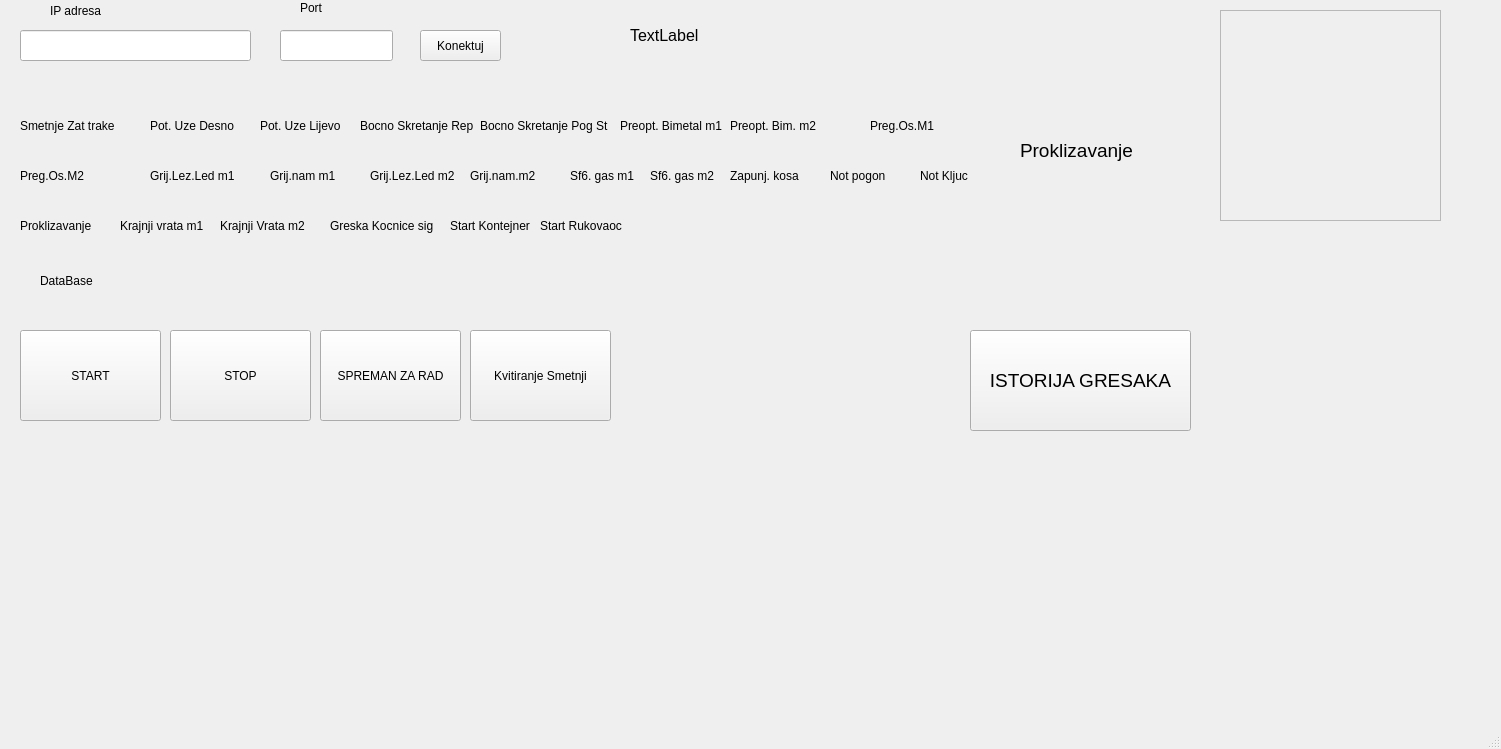
<?xml version="1.0" encoding="UTF-8"?>
<ui version="4.0">
 <class>MainWindow</class>
 <widget class="QMainWindow" name="MainWindow">
  <property name="geometry">
   <rect>
    <x>0</x>
    <y>0</y>
    <width>1501</width>
    <height>749</height>
   </rect>
  </property>
  <property name="windowTitle">
   <string>MainWindow</string>
  </property>
  <widget class="QWidget" name="centralwidget">
   <widget class="QLabel" name="label_3">
    <property name="geometry">
     <rect>
      <x>20</x>
      <y>100</y>
      <width>131</width>
      <height>51</height>
     </rect>
    </property>
    <property name="text">
     <string>Smetnje Zat trake</string>
    </property>
   </widget>
   <widget class="QLabel" name="label_4">
    <property name="geometry">
     <rect>
      <x>150</x>
      <y>100</y>
      <width>111</width>
      <height>51</height>
     </rect>
    </property>
    <property name="text">
     <string>Pot. Uze Desno</string>
    </property>
   </widget>
   <widget class="QLabel" name="label_5">
    <property name="geometry">
     <rect>
      <x>260</x>
      <y>100</y>
      <width>101</width>
      <height>51</height>
     </rect>
    </property>
    <property name="text">
     <string>Pot. Uze Lijevo</string>
    </property>
   </widget>
   <widget class="QLabel" name="label_6">
    <property name="geometry">
     <rect>
      <x>360</x>
      <y>100</y>
      <width>121</width>
      <height>51</height>
     </rect>
    </property>
    <property name="text">
     <string>Bocno Skretanje Rep</string>
    </property>
   </widget>
   <widget class="QLabel" name="label_7">
    <property name="geometry">
     <rect>
      <x>480</x>
      <y>100</y>
      <width>141</width>
      <height>51</height>
     </rect>
    </property>
    <property name="text">
     <string>Bocno Skretanje Pog St</string>
    </property>
   </widget>
   <widget class="QLabel" name="label_8">
    <property name="geometry">
     <rect>
      <x>620</x>
      <y>100</y>
      <width>121</width>
      <height>51</height>
     </rect>
    </property>
    <property name="text">
     <string>Preopt. Bimetal m1</string>
    </property>
   </widget>
   <widget class="QLabel" name="label_9">
    <property name="geometry">
     <rect>
      <x>730</x>
      <y>100</y>
      <width>141</width>
      <height>51</height>
     </rect>
    </property>
    <property name="text">
     <string>Preopt. Bim. m2</string>
    </property>
   </widget>
   <widget class="QLabel" name="label_10">
    <property name="geometry">
     <rect>
      <x>870</x>
      <y>100</y>
      <width>141</width>
      <height>51</height>
     </rect>
    </property>
    <property name="text">
     <string>Preg.Os.M1</string>
    </property>
   </widget>
   <widget class="QLabel" name="label_11">
    <property name="geometry">
     <rect>
      <x>20</x>
      <y>150</y>
      <width>131</width>
      <height>51</height>
     </rect>
    </property>
    <property name="text">
     <string>Preg.Os.M2</string>
    </property>
   </widget>
   <widget class="QLabel" name="label_12">
    <property name="geometry">
     <rect>
      <x>150</x>
      <y>150</y>
      <width>121</width>
      <height>51</height>
     </rect>
    </property>
    <property name="text">
     <string>Grij.Lez.Led m1</string>
    </property>
   </widget>
   <widget class="QLabel" name="label_13">
    <property name="geometry">
     <rect>
      <x>270</x>
      <y>150</y>
      <width>101</width>
      <height>51</height>
     </rect>
    </property>
    <property name="text">
     <string>Grij.nam m1</string>
    </property>
   </widget>
   <widget class="QLabel" name="label_14">
    <property name="geometry">
     <rect>
      <x>370</x>
      <y>150</y>
      <width>101</width>
      <height>51</height>
     </rect>
    </property>
    <property name="text">
     <string>Grij.Lez.Led m2</string>
    </property>
   </widget>
   <widget class="QLabel" name="label_15">
    <property name="geometry">
     <rect>
      <x>470</x>
      <y>150</y>
      <width>101</width>
      <height>51</height>
     </rect>
    </property>
    <property name="text">
     <string>Grij.nam.m2</string>
    </property>
   </widget>
   <widget class="QLabel" name="label_16">
    <property name="geometry">
     <rect>
      <x>570</x>
      <y>150</y>
      <width>81</width>
      <height>51</height>
     </rect>
    </property>
    <property name="text">
     <string>Sf6. gas m1</string>
    </property>
   </widget>
   <widget class="QLabel" name="label_17">
    <property name="geometry">
     <rect>
      <x>650</x>
      <y>150</y>
      <width>81</width>
      <height>51</height>
     </rect>
    </property>
    <property name="text">
     <string>Sf6. gas m2</string>
    </property>
   </widget>
   <widget class="QLabel" name="label_18">
    <property name="geometry">
     <rect>
      <x>730</x>
      <y>150</y>
      <width>101</width>
      <height>51</height>
     </rect>
    </property>
    <property name="text">
     <string>Zapunj. kosa</string>
    </property>
   </widget>
   <widget class="QLabel" name="label_19">
    <property name="geometry">
     <rect>
      <x>830</x>
      <y>150</y>
      <width>91</width>
      <height>51</height>
     </rect>
    </property>
    <property name="text">
     <string>Not pogon</string>
    </property>
   </widget>
   <widget class="QLabel" name="label_20">
    <property name="geometry">
     <rect>
      <x>920</x>
      <y>150</y>
      <width>91</width>
      <height>51</height>
     </rect>
    </property>
    <property name="text">
     <string>Not Kljuc</string>
    </property>
   </widget>
   <widget class="QLabel" name="label_21">
    <property name="geometry">
     <rect>
      <x>20</x>
      <y>200</y>
      <width>101</width>
      <height>51</height>
     </rect>
    </property>
    <property name="text">
     <string>Proklizavanje</string>
    </property>
   </widget>
   <widget class="QLabel" name="label_22">
    <property name="geometry">
     <rect>
      <x>120</x>
      <y>200</y>
      <width>101</width>
      <height>51</height>
     </rect>
    </property>
    <property name="text">
     <string>Krajnji vrata m1</string>
    </property>
   </widget>
   <widget class="QLabel" name="label_23">
    <property name="geometry">
     <rect>
      <x>220</x>
      <y>200</y>
      <width>111</width>
      <height>51</height>
     </rect>
    </property>
    <property name="text">
     <string>Krajnji Vrata m2</string>
    </property>
   </widget>
   <widget class="QLabel" name="label_24">
    <property name="geometry">
     <rect>
      <x>330</x>
      <y>200</y>
      <width>121</width>
      <height>51</height>
     </rect>
    </property>
    <property name="text">
     <string>Greska Kocnice sig</string>
    </property>
   </widget>
   <widget class="QLabel" name="label_25">
    <property name="geometry">
     <rect>
      <x>450</x>
      <y>200</y>
      <width>111</width>
      <height>51</height>
     </rect>
    </property>
    <property name="text">
     <string>Start Kontejner</string>
    </property>
   </widget>
   <widget class="QLabel" name="label_26">
    <property name="geometry">
     <rect>
      <x>540</x>
      <y>200</y>
      <width>91</width>
      <height>51</height>
     </rect>
    </property>
    <property name="text">
     <string>Start Rukovaoc</string>
    </property>
   </widget>
   <widget class="QPushButton" name="pushButton">
    <property name="geometry">
     <rect>
      <x>20</x>
      <y>330</y>
      <width>141</width>
      <height>91</height>
     </rect>
    </property>
    <property name="text">
     <string>START</string>
    </property>
   </widget>
   <widget class="QPushButton" name="pushButton_2">
    <property name="geometry">
     <rect>
      <x>170</x>
      <y>330</y>
      <width>141</width>
      <height>91</height>
     </rect>
    </property>
    <property name="text">
     <string>STOP</string>
    </property>
   </widget>
   <widget class="QPushButton" name="pushButton_3">
    <property name="geometry">
     <rect>
      <x>320</x>
      <y>330</y>
      <width>141</width>
      <height>91</height>
     </rect>
    </property>
    <property name="text">
     <string>SPREMAN ZA RAD</string>
    </property>
   </widget>
   <widget class="QPushButton" name="pushButton_4">
    <property name="geometry">
     <rect>
      <x>470</x>
      <y>330</y>
      <width>141</width>
      <height>91</height>
     </rect>
    </property>
    <property name="text">
     <string>Kvitiranje Smetnji</string>
    </property>
   </widget>
   <widget class="QLabel" name="label">
    <property name="geometry">
     <rect>
      <x>1020</x>
      <y>110</y>
      <width>201</width>
      <height>81</height>
     </rect>
    </property>
    <property name="font">
     <font>
      <pointsize>14</pointsize>
     </font>
    </property>
    <property name="text">
     <string>Proklizavanje</string>
    </property>
   </widget>
   <widget class="QLabel" name="label_2">
    <property name="geometry">
     <rect>
      <x>40</x>
      <y>260</y>
      <width>131</width>
      <height>41</height>
     </rect>
    </property>
    <property name="text">
     <string>DataBase</string>
    </property>
   </widget>
   <widget class="QPushButton" name="pushButton_5">
    <property name="geometry">
     <rect>
      <x>970</x>
      <y>330</y>
      <width>221</width>
      <height>101</height>
     </rect>
    </property>
    <property name="font">
     <font>
      <pointsize>14</pointsize>
     </font>
    </property>
    <property name="text">
     <string>ISTORIJA GRESAKA</string>
    </property>
   </widget>
   <widget class="QFrame" name="frame">
    <property name="geometry">
     <rect>
      <x>1220</x>
      <y>10</y>
      <width>221</width>
      <height>211</height>
     </rect>
    </property>
    <property name="frameShape">
     <enum>QFrame::StyledPanel</enum>
    </property>
    <property name="frameShadow">
     <enum>QFrame::Raised</enum>
    </property>
   </widget>
   <widget class="QLabel" name="label_27">
    <property name="geometry">
     <rect>
      <x>630</x>
      <y>20</y>
      <width>251</width>
      <height>31</height>
     </rect>
    </property>
    <property name="font">
     <font>
      <pointsize>12</pointsize>
     </font>
    </property>
    <property name="text">
     <string>TextLabel</string>
    </property>
   </widget>
   <widget class="QLineEdit" name="lineEdit">
    <property name="geometry">
     <rect>
      <x>20</x>
      <y>30</y>
      <width>231</width>
      <height>31</height>
     </rect>
    </property>
    <property name="font">
     <font>
      <pointsize>12</pointsize>
     </font>
    </property>
    <property name="text">
     <string/>
    </property>
   </widget>
   <widget class="QLineEdit" name="lineEdit_2">
    <property name="geometry">
     <rect>
      <x>280</x>
      <y>30</y>
      <width>113</width>
      <height>31</height>
     </rect>
    </property>
   </widget>
   <widget class="QPushButton" name="pushButton_6">
    <property name="geometry">
     <rect>
      <x>420</x>
      <y>30</y>
      <width>81</width>
      <height>31</height>
     </rect>
    </property>
    <property name="text">
     <string>Konektuj</string>
    </property>
   </widget>
   <widget class="QLabel" name="label_28">
    <property name="geometry">
     <rect>
      <x>50</x>
      <y>0</y>
      <width>101</width>
      <height>21</height>
     </rect>
    </property>
    <property name="text">
     <string>IP adresa</string>
    </property>
   </widget>
   <widget class="QLabel" name="label_29">
    <property name="geometry">
     <rect>
      <x>300</x>
      <y>0</y>
      <width>49</width>
      <height>16</height>
     </rect>
    </property>
    <property name="text">
     <string>Port</string>
    </property>
   </widget>
  </widget>
  <widget class="QMenuBar" name="menubar">
   <property name="geometry">
    <rect>
     <x>0</x>
     <y>0</y>
     <width>1501</width>
     <height>22</height>
    </rect>
   </property>
  </widget>
  <widget class="QStatusBar" name="statusbar"/>
 </widget>
 <resources/>
 <connections/>
</ui>
